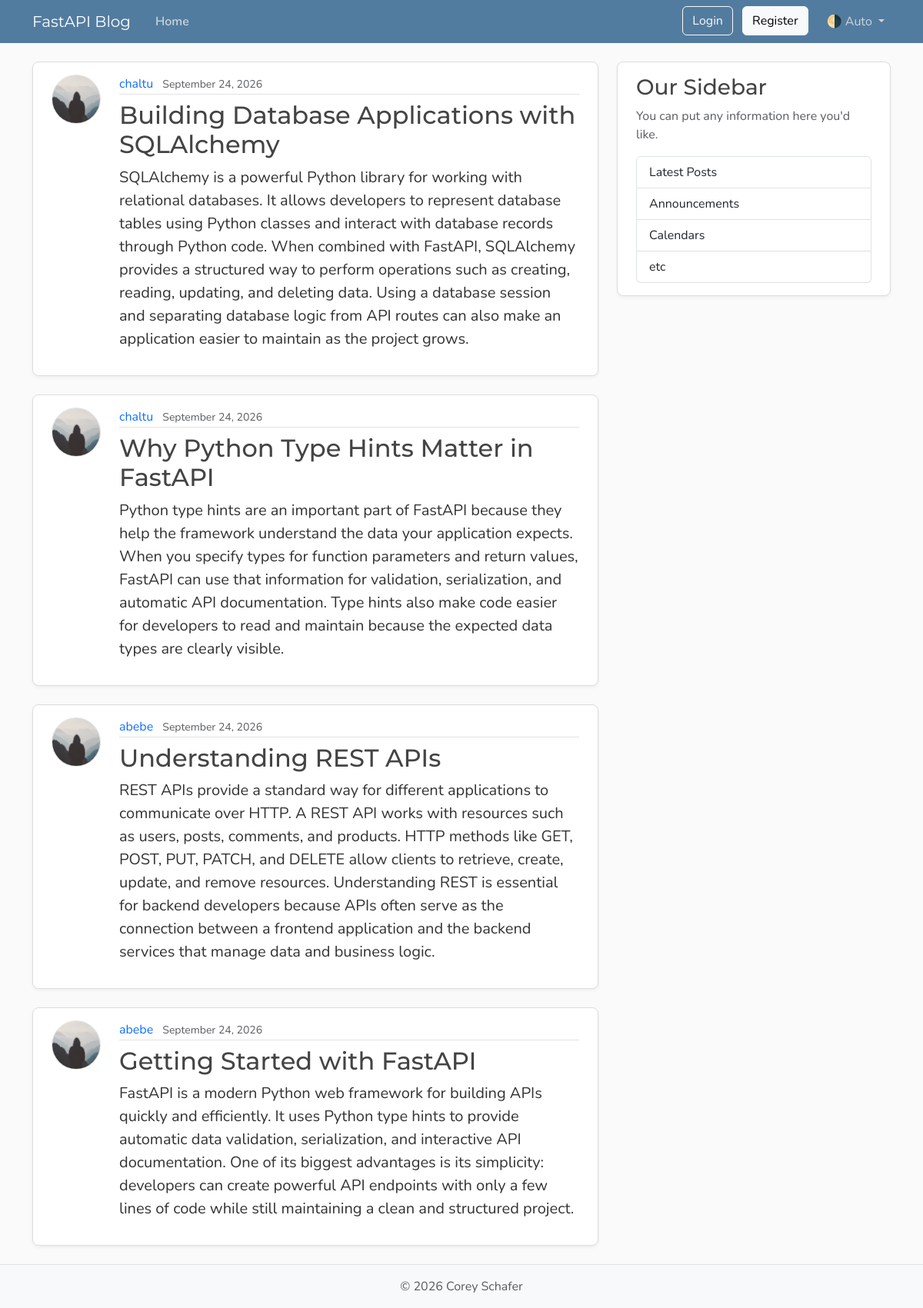
Page /posts on the earlier database version.
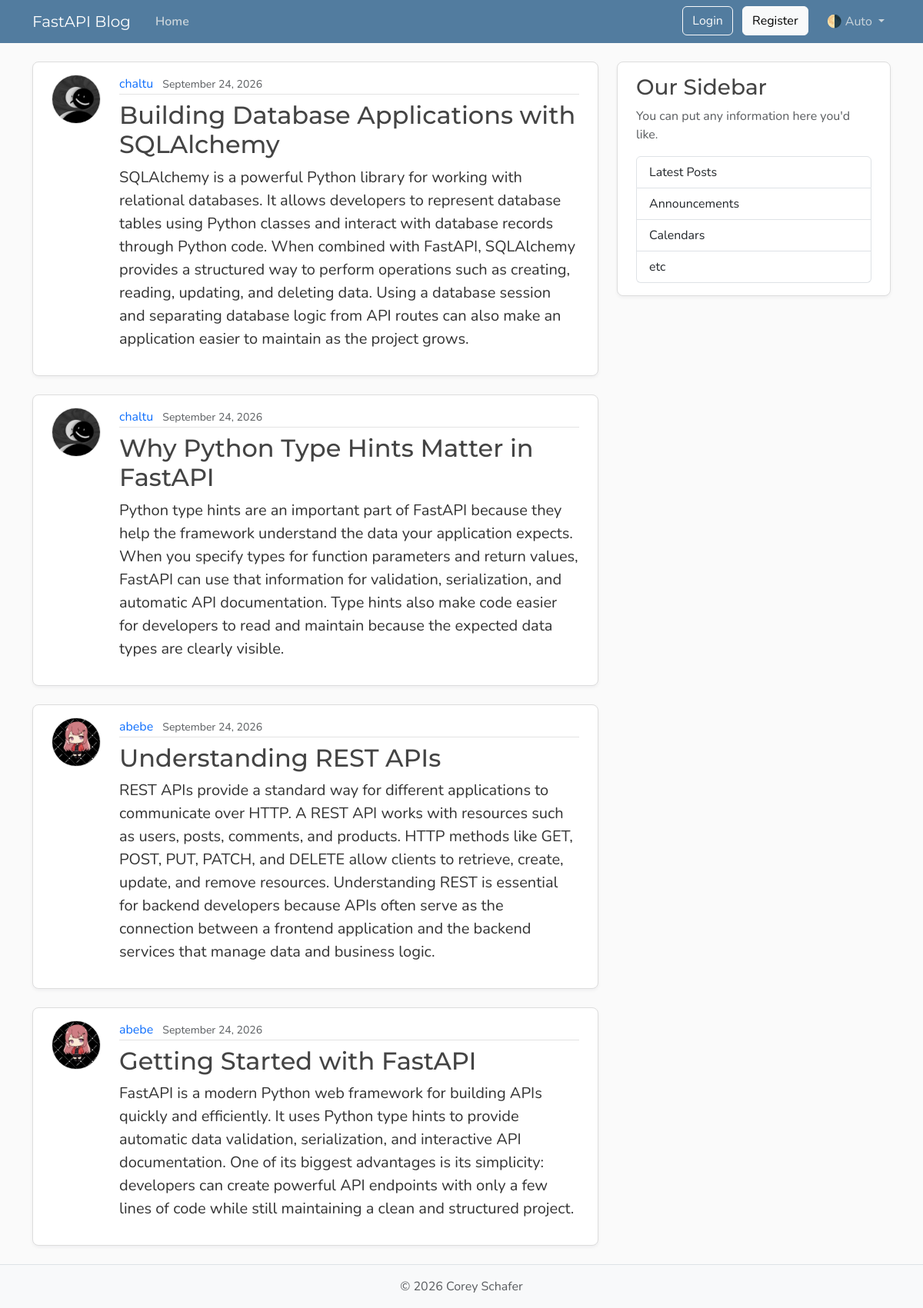
Same page on the later database version.
### models.py (models this page shows, shortened)
class Post(Base):
    __tablename__ = "posts"
    id: Mapped[int] = mapped_column(Integer, primary_key=True, index=True)
    title: Mapped[str] = mapped_column(String(100), nullable=False)
    content: Mapped[str] = mapped_column(Text, nullable=False)
    user_id: Mapped[int] = mapped_column(
        ForeignKey("users.id"),
        nullable=False,
        index=True,
    )
    date_posted: Mapped[datetime] = mapped_column(
        DateTime(timezone=True),
        default=lambda: datetime.now(UTC),
    )
    author: Mapped[User] = relationship(back_populates="posts")

class User(Base):
    __tablename__ = "users"
    id: Mapped[int] = mapped_column(Integer, primary_key=True, index=True)
    username: Mapped[str] = mapped_column(String(50), unique=True, nullable=False)
    email: Mapped[str] = mapped_column(String(120), unique=True, nullable=False)
    password_hash: Mapped[str] = mapped_column(String(200), nullable=False)
    image_file: Mapped[str | None] = mapped_column(
        String(200),
        nullable=True,
        default=None,
    )
    posts: Mapped[list[Post]] = relationship(
        back_populates="author",
        cascade="all, delete-orphan",
    )

### main.py (the view)
@app.get("/", include_in_schema=False, name="home")
@app.get("/posts", include_in_schema=False, name="posts")
async def home(request: Request, db: Annotated[AsyncSession, Depends(get_db)]):
    result = await db.execute(
        select(models.Post)
        .options(selectinload(models.Post.author))
        .order_by(models.Post.date_posted.desc()),
    )
    posts = result.scalars().all()
    return templates.TemplateResponse(
        request,
        "home.html",
        {"posts": posts, "title": "Home"},
    )

### templates/home.html
{% extends "layout.html" %}
{% block content %}
  {% for post in posts %}
    <article class="content-section py-3 px-4 mb-4">
      <div class="d-flex align-items-start gap-4">
        <img class="rounded-circle article-img flex-shrink-0"
             src="{{ post.author.image_path }}"
             alt="{{ post.author.username }}'s profile picture"
             width="64"
             height="64"
             loading="lazy">
        <div class="flex-grow-1">
          <div class="article-metadata mb-2">
            <a class="me-2" href="{{ url_for('user_posts', user_id = post.author.id) }}">{{ post.author.username }}</a>
            <small class="text-body-secondary">{{ post.date_posted.strftime('%B %d, %Y') }}</small>
          </div>
          <h2>
            <a class="article-title" href="{{ url_for('post_page', post_id=post.id) }}">{{ post.title }}</a>
          </h2>
          <p class="article-content">{{ post.content }}</p>
        </div>
      </div>
    </article>
  {% endfor %}
{% endblock content %}

### templates/layout.html (shortened to what this page needs)
<!DOCTYPE html>
<html lang="en">
  <head>
    <link href="https://cdn.jsdelivr.net/npm/bootstrap@5.3.8/dist/css/bootstrap.min.css"
          rel="stylesheet"
>
    <link rel="stylesheet" type="text/css" href=" {{ url_for('static', path='css/main.css')}} ">
  </head>
  <body class="d-flex flex-column min-vh-100">
    <header class="site-header">
      <nav class="navbar navbar-expand-md bg-steel fixed-top"
           data-bs-theme="dark">
        <div class="container">
          <a class="navbar-brand me-4" href="{{ url_for('home') }}">FastAPI Blog</a>
          <div class="collapse navbar-collapse" id="navbarToggle">
            <div class="navbar-nav me-auto">
              <a class="nav-link active" aria-current="page" href="{{ url_for('home') }}">Home</a>
            </div>
            <div class="navbar-nav">
            <div id="loggedOutNav">
            <a class="btn btn-outline-light mb-2 mb-md-0 me-md-2"
                href="{{ url_for('login_page') }}">Login</a>
            <a class="btn btn-light mb-2 mb-md-0 me-md-3"
                href="{{ url_for('register_page') }}">Register</a>
            </div>
              <div class="nav-item dropdown">
                <a class="nav-link dropdown-toggle"
                   href="#"
                   role="button"
                   id="bd-theme"
                   data-bs-toggle="dropdown"
                   aria-expanded="false">
                  <span id="bd-theme-text">🌗 Auto</span>
                </a>
              </div>
            </div>
          </div>
        </div>
      </nav>
    </header>
    <main role="main" class="container">
      <div class="row">
        <div class="col-md-8">
          {% block content %}
          {% endblock content %}
        </div>
        <aside class="col-md-4">
          <div class="content-section py-3 px-4 mb-4">
            <h3>Our Sidebar</h3>
            <p class="text-body-secondary">You can put any information here you'd like.</p>
            <ul class="list-group">
              <li class="list-group-item">Latest Posts</li>
              <li class="list-group-item">Announcements</li>
              <li class="list-group-item">Calendars</li>
              <li class="list-group-item">etc</li>
            </ul>
          </div>
        </aside>
      </div>
    </main>
    <footer class="mt-auto py-3 bg-body-tertiary border-top">
      <div class="container text-center">
        <p class="text-body-secondary mb-0">
          © <span id="year"></span> Corey Schafer
        </p>
      </div>
    </footer>
  </body>
</html>

### static/css/main.css (style rules this page uses)
:root { --font-heading: "Montserrat", system-ui, -apple-system, BlinkMacSystemFont, sans-serif; --font-body: "Nunito", system-ui, -apple-system, BlinkMacSystemFont, sans-serif; --color-bg-body: #fafafa; --color-bg-content: #ffffff; --color-text-primary: #333333; --color-text-heading: #444444; --color-steel: #527c9f; --color-nav-link: #cbd5db; --color-nav-link-hover: #ffffff; --color-link-hover: #428bca; --color-border: #dddddd; --color-border-light: #e3e3e3; --spacing-xl: 5rem; --article-img-size: 4rem; --account-img-size: 7.813rem; }
body { font-family: var(--font-body); background: var(--color-bg-body); color: var(--color-text-primary); }
main { padding-top: var(--spacing-xl); }
h1, h2, h3, h4, h5, h6 { font-family: var(--font-heading); color: var(--color-text-heading); }
.navbar-brand { font-family: var(--font-heading); }
a { text-decoration: none; }
.bg-steel { background-color: var(--color-steel); }
.site-header .navbar-nav .nav-link { color: var(--color-nav-link); transition: color 0.2s ease-in-out; }
.site-header .navbar-nav .nav-link.active { font-weight: 600; }
.content-section { background: var(--color-bg-content); border: 1px solid var(--color-border); border-radius: 0.5rem; box-shadow: 0 2px 4px rgba(15, 23, 42, 0.05); transition: box-shadow 0.15s ease, transform 0.15s ease, border-color 0.15s ease; }
.article-title { color: var(--color-text-heading); transition: color 0.2s ease-in-out; }
.article-content { white-space: pre-line; font-size: 1.25rem; }
.article-img { height: var(--article-img-size); width: var(--article-img-size); flex-shrink: 0; object-fit: cover; border: 1px solid var(--color-border-light); box-shadow: 0 0 0 2px var(--color-bg-content); }
.article-metadata { padding-bottom: 0.063rem; border-bottom: 1px solid var(--color-border-light); }
.article-metadata a { transition: color 0.2s ease-in-out; }
[data-bs-theme="dark"] { --color-bg-body: #1a1a1a; --color-bg-content: #2d2d2d; --color-text-primary: #e0e0e0; --color-text-heading: #f0f0f0; --color-border: #404040; --color-border-light: #4a4a4a; }

Differences in the rows shown:
changed through a linked row, Post "Building Database Applications with SQLAlchemy": author.image_path: picture added in place of a placeholder
changed through a linked row, Post "Why Python Type Hints Matter in FastAPI": author.image_path: picture added in place of a placeholder
changed through a linked row, Post "Understanding REST APIs": author.image_path: picture added in place of a placeholder
changed through a linked row, Post "Getting Started with FastAPI": author.image_path: picture added in place of a placeholder
